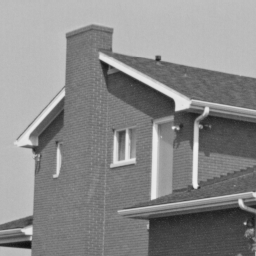
%> input picture 2nd_sem_grad/IMAGEPROCESSING/ExamplesImages/house.pgm, 256 x 256 px; the run also reads 1 picture not shown here
$ octave test_DELETE.m   (GNU Octave 9; MATLAB toolbox functions it lacks are replaced by stand-ins)
%> lines starting %> are read from the running program, lines starting %| are printed output that depends on the picture
### 2nd_sem_grad/IMAGEPROCESSING/BenLarson_Hm3/ffzeropad.m
function Io = ffzeropad(I)
%doubles the image size, with the original in topleft corner.
M = size(I,1); N = size(I,2);
I = double(I);
I = [I,zeros(M,N)];
I = [I;zeros(size(I,1),size(I,2))];
Io = I;

### 2nd_sem_grad/IMAGEPROCESSING/BenLarson_Hm3/ButterworthBandReject.m
%% butterworth band reject
% [4 lines of commented-out code are left out]

function Io = ButterworthBandReject(I,Do,W,n)
I = double(I); N = size(I,1); M = size(I,2);
mask = zeros(size(I));
Q = N;
P = M;
for i = 1:size(I,1)
  for j = 1:size(I,2)
    mask(i,j) = sqrt((i-P/2)^2+(j-Q/2)^2);
  end
end
bottom = (mask*W)./(mask.^2-Do^2);
butter = 1./(1 + bottom.^(2*n));
Io = butter.*I;

### 2nd_sem_grad/IMAGEPROCESSING/BenLarson_Hm3/test_DELETE.m
%test mse
close all; clear all; clc;

house = double(imread('house.pgm'));
%> house: size 256x256 double; min 16, max 239, mean 138; mean of the top-left, top-right, bottom-left and bottom-right quarters 159.8, 150, 135.6, 106.6
houseNsy2 = double(imread('houseNoisy2.pgm'));
%> houseNsy2: size 256x256 double; min 4, max 251, mean 138; mean of the top-left, top-right, bottom-left and bottom-right quarters 159.8, 150, 135.6, 106.6

figure('Name','NoisyHouse2 in Spatial and Fourier');
subplot(2,2,1); imagesc(house); colormap gray;
subplot(2,2,2); imagesc(houseNsy2); colormap gray;

fhouse = fft2(house);
fhouseNsy2 = fft2(houseNsy2);

mn = size(house,1)*size(house,2);
%> mn = 65536
mse = 1./mn.*sum(sum(minus(house,houseNsy2).^2));
%> mse = 64.12
HvsNH = sprintf('MSE House vs Noisy2 = %f',mse);
%> HvsNH = 'MSE House vs Noisy2 = 64.121216'
title(HvsNH);

fhouse = fftshift(fhouse);
fhouseNsy2 = fftshift(fhouseNsy2);

subplot(2,2,3); imagesc(log(abs(fhouse)));colormap gray;
subplot(2,2,4); imagesc(log(abs(fhouseNsy2)));colormap gray;
%> after `colormap gray`:
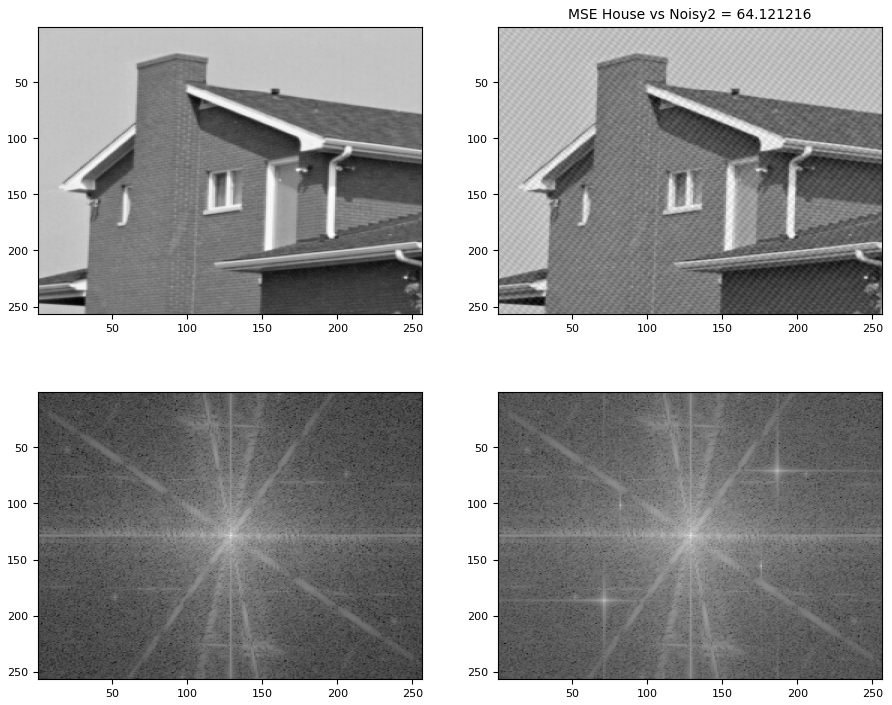
%> figure redrawn from the program's plot data, 4 panels

%filtering
%ZeroPad 2*M x 2*N
I = ffzeropad(houseNsy2);
%> in ffzeropad, `I = [I,zeros(M,N)];`:
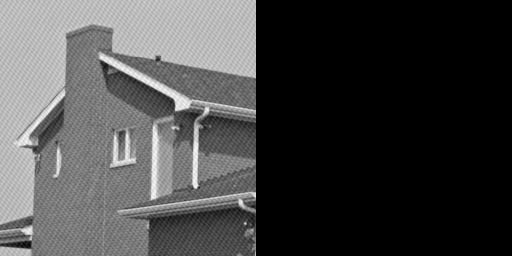
%> I: size 256x512 double; min 0, max 251, mean 69
%> in ffzeropad, `I = [I;zeros(size(I,1),size(I,2))];`:
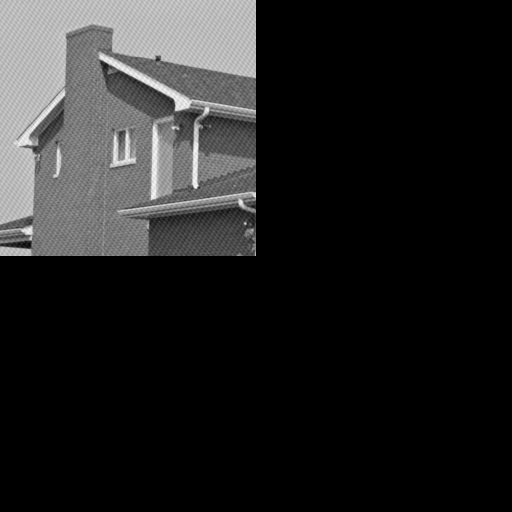
%> I: size 512x512 double; min 0, max 251, mean 34.5
N = size(houseNsy2,1); M = size(houseNsy2,2);
%> after `N = size(houseNsy2,1)`: N = 256
%> after `M = size(houseNsy2,2)`: M = 256

fhouseNsy2 = fft2(I);
fhouseNsy2 = fftshift(fhouseNsy2);
rmfhouseNsy2 = ButterworthBandReject(fhouseNsy2,160,1,2);
%> after the loop in ButterworthBandReject, `for i = 1:size(I,1)`:
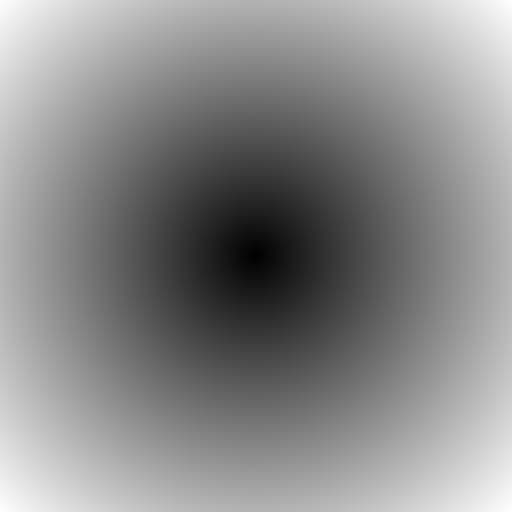
%> mask: size 512x512 double; min 0, max 362, mean 195.9; drawn with min black and max white

figure('Name','houseNoisy1');
subplot(2,3,1); imagesc(houseNsy2); colormap gray;
subplot(2,3,2); imagesc(log(abs(fhouseNsy2))); colormap gray;
subplot(2,3,3); imagesc(log(abs(rmfhouseNsy2))); colormap gray;

fhn = fft2(houseNsy2);
fhns = fftshift(fhn);
fhns1 = ButterworthBandReject(fhns,80,25,2);
%> call 2 of ButterworthBandReject, with Do = 80, W = 25, n = 2
%> after the loop in ButterworthBandReject (call 2), `for i = 1:size(I,1)`:
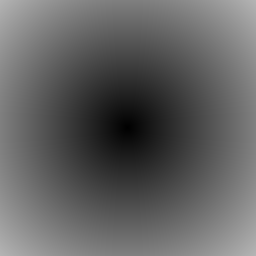
%> mask: size 256x256 double; min 0, max 181, mean 97.9
fhns1 = ButterworthBandReject(fhns1,55,25,2);
subplot(2,3,5); imagesc(log(abs(fhns))); colormap gray;
subplot(2,3,6); imagesc(log(abs(fhns1))); colormap gray;
%> after `colormap gray`:
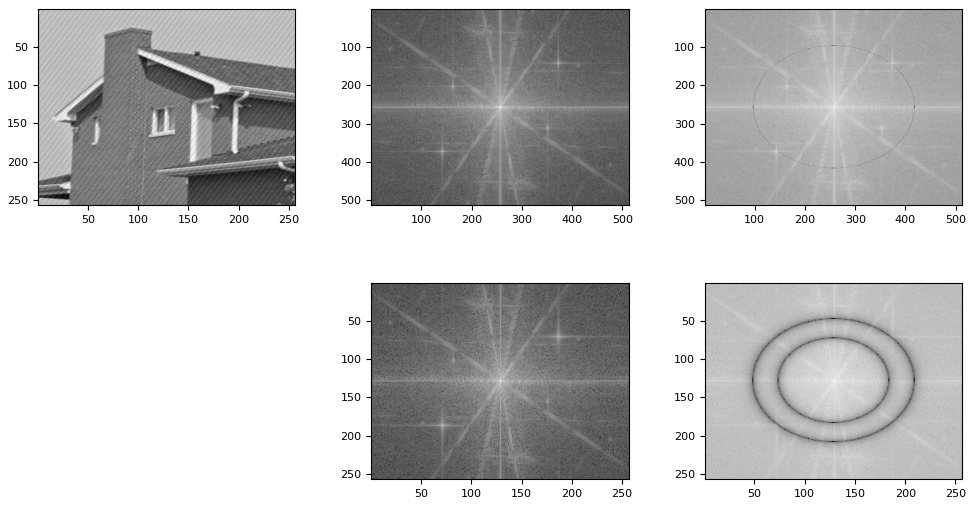
%> figure redrawn from the program's plot data, 5 panels

inim1 = ifft2(fhns1);
inim2 = inim1(1:N,1:M);
rmfhouseNsy2 = rmfhouseNsy2(1:N,1:M);
figure('name','book');
subplot(2,1,1);imagesc(houseNsy2); colormap gray;
subplot(2,1,2);imagesc(abs(inim2)); colormap gray;

mse = 1./mn.*sum(sum(minus(house,real(inim2)).^2));
%> mse = 42247.7
mse2 = 1./mn.*sum(sum(minus(house,real(rmfhouseNsy2)).^2));
%> mse2 = 386423737.1
HvsNH = sprintf('%fMSE House vs Noisy1 = %f',mse,mse2);
%> HvsNH = '42247.694823MSE House vs Noisy1 = 386423737.144787'
title(HvsNH);
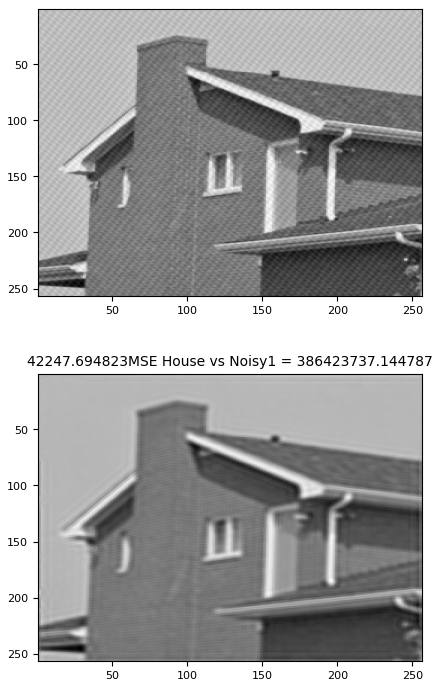
%> figure redrawn from the program's plot data, 2 panels
